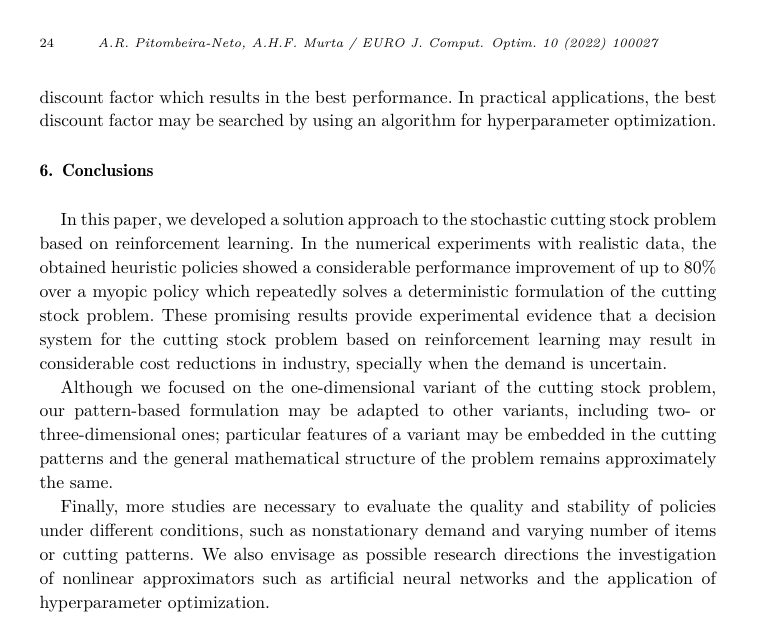
#> input picture image.png, 763 x 625 px
$ python clahe_local.py --input image.png --mask 1.png --out out.png
#> lines starting #> are read from the running program, lines starting #| are printed output that depends on the picture
#!/usr/bin/env python3
"""
对输入图像只在 mask 区域做 CLAHE（羽化融合）
用法示例:
 python clahe_local.py -i input.png -m mask.png -o out.png --clip 1.3 --tile 8 --feather 21
"""
import cv2, numpy as np, argparse
from pathlib import Path

p = argparse.ArgumentParser()
p.add_argument("-i","--input", required=True)
p.add_argument("-m","--mask", required=True)
p.add_argument("-o","--out", required=True)
p.add_argument("--clip", type=float, default=1.3)
p.add_argument("--tile", type=int, default=8)
p.add_argument("--feather", type=int, default=21)
args = p.parse_args()

img = cv2.imread(args.input, cv2.IMREAD_GRAYSCALE)
#> img is the input picture: shape (625, 763); min 0, max 255, mean 240.5
mask = cv2.imread(args.mask, cv2.IMREAD_GRAYSCALE)
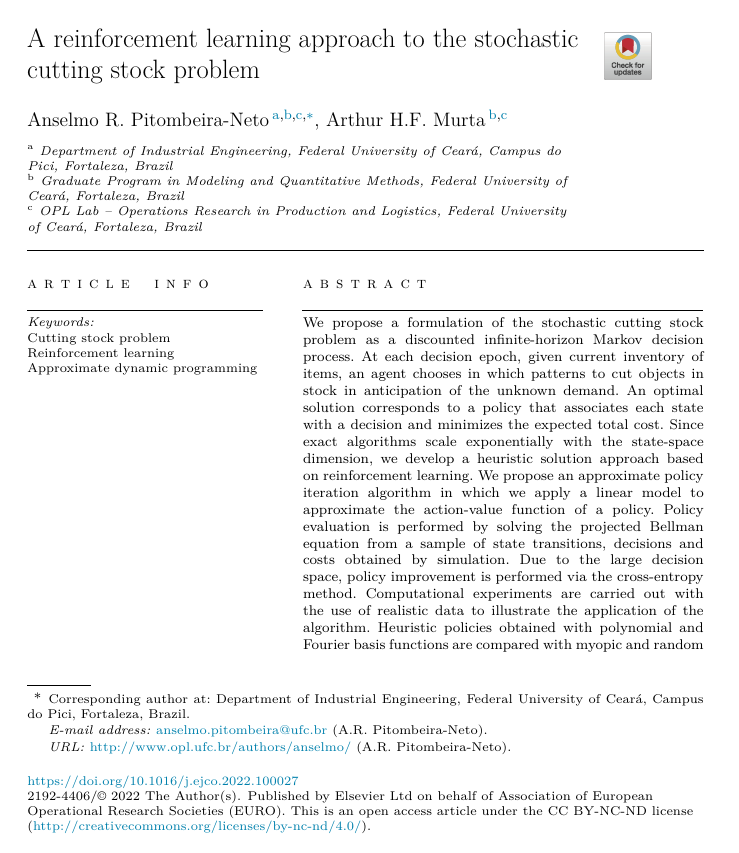
#> input picture 1.png, 739 x 853 px
#> mask: shape (853, 739); min 0, max 255, mean 243.1
if img is None or mask is None:
    raise SystemExit("无法读取 input 或 mask")

# CLAHE on whole crop, then blend using feathered mask
clahe = cv2.createCLAHE(clipLimit=args.clip, tileGridSize=(args.tile,args.tile))
clahe_img = clahe.apply(img)

# feather mask
m = (mask.astype(np.float32)/255.0)
k = args.feather
if k%2==0: k += 1
m_blur = cv2.GaussianBlur(m, (k,k), sigmaX=max(1.0,k/3.0))
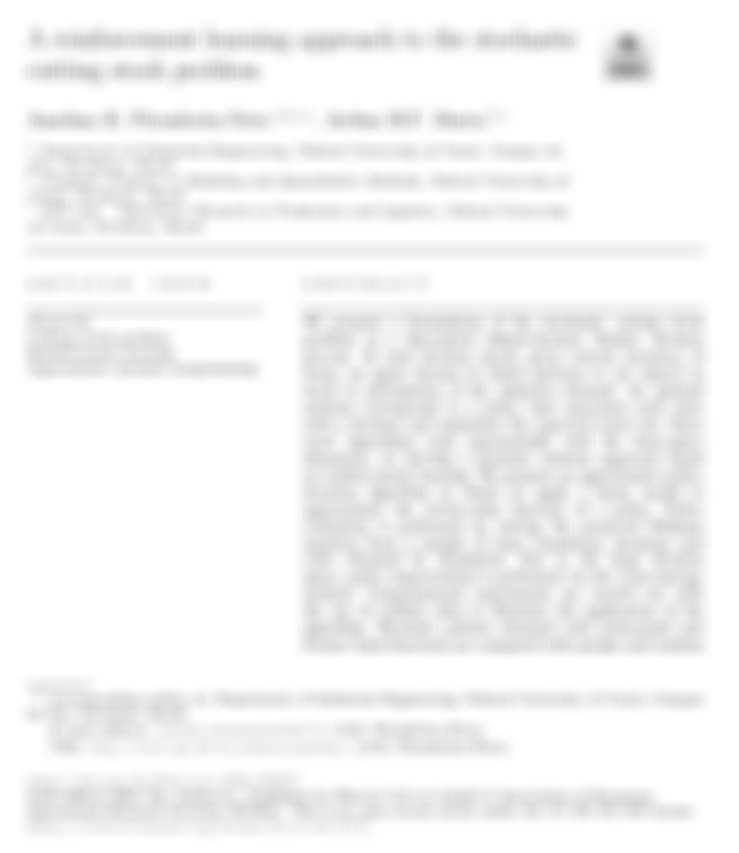
#> m_blur: shape (853, 739) float32; min 0.604, max 1, mean 0.953
m_blur = np.clip(m_blur, 0.0, 1.0)[...,None]

#> (the run stopped early here; a loop or call above may not have finished)
